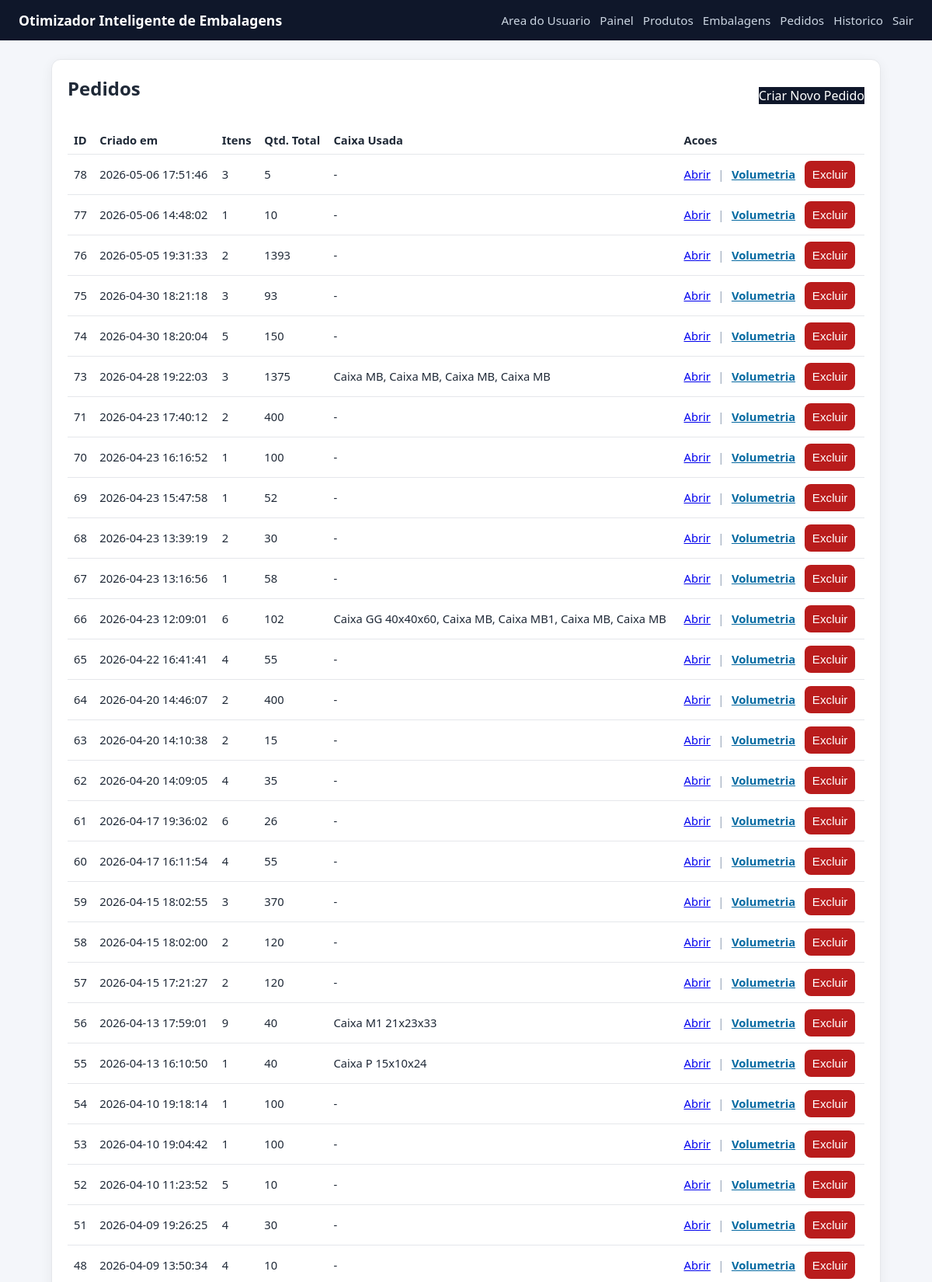
The page /orders (signed in, upper part) on the database its author committed.
### tables this page shows
CREATE TABLE orders (
                id INTEGER PRIMARY KEY AUTOINCREMENT,
                created_at TEXT NOT NULL DEFAULT CURRENT_TIMESTAMP
            );

### shipping_ai/app_volum.py (the view)
@app.route("/orders", methods=["GET"])
@admin_required
def orders():
    rows = list_orders(DB_PATH)
    return render_template("orders.html", orders=rows)

### shipping_ai/app_volum.py (called while the page is built)
def admin_required(view_func):
    @wraps(view_func)
    def _wrapped(*args, **kwargs):
        if not session.get("is_admin"):
            next_url = request.path
            return redirect(url_for("admin_login", next=next_url))
        return view_func(*args, **kwargs)
    return _wrapped

### shipping_ai/database.py (called while the page is built)
def get_connection(db_path):
    conn = sqlite3.connect(db_path)
    conn.row_factory = sqlite3.Row
    return conn

### shipping_ai/templates/orders.html
{% extends 'base.html' %}
{% block content %}
<section class="card">
    <div class="row-between">
        <h2>Pedidos</h2>
        <a class="btn" href="{{ url_for('order_new') }}">Criar Novo Pedido</a>
    </div>
    <table>
        <thead>
            <tr><th>ID</th><th>Criado em</th><th>Itens</th><th>Qtd. Total</th><th>Caixa Usada</th><th>Acoes</th></tr>
        </thead>
        <tbody>
        {% for o in orders %}
            <tr>
                <td>{{ o['id'] }}</td>
                <td>{{ o['created_at'] }}</td>
                <td>{{ o['line_count'] }}</td>
                <td>{{ o['total_units'] }}</td>
                <td>{{ o['used_box_name'] or '-' }}</td>
                <td>
                    <a href="{{ url_for('order_detail', id=o['id']) }}">Abrir</a>
                    <span style="margin: 0 0.35rem; color:#94a3b8;">|</span>
                    <a href="{{ url_for('order_volumetry', order_id=o['id']) }}" style="color:#0369a1; font-weight:600;">Volumetria</a>
                    <form method="post" action="{{ url_for('order_delete', order_id=o['id']) }}" style="display:inline; margin-left: 0.5rem;" onsubmit="return confirm('Tem certeza que deseja excluir este pedido?');">
                        <button type="submit" style="background:#b91c1c;">Excluir</button>
                    </form>
                </td>
            </tr>
        {% else %}
            <tr><td colspan="6">Nenhum pedido cadastrado.</td></tr>
        {% endfor %}
        </tbody>
    </table>
</section>
{% endblock %}

### shipping_ai/static/style.css (style rules this page uses)
* { box-sizing: border-box; }
body { margin: 0; font-family: Segoe UI, Tahoma, sans-serif; background: #f4f6fa; color: #1f2937; }
.card { background: #fff; border-radius: 12px; padding: 20px; border: 1px solid #e5e7eb; box-shadow: 0 4px 16px rgba(15, 23, 42, 0.06); margin-bottom: 18px; }
h2, h3 { margin-top: 0; }
input, select, button { padding: 9px 10px; border-radius: 8px; border: 1px solid #d1d5db; font-size: 0.95rem; }
button, .btn { background: #0f172a; color: #fff; border: 0; cursor: pointer; text-decoration: none; display: inline-block; }
table { width: 100%; border-collapse: collapse; margin-top: 12px; }
th, td { border-bottom: 1px solid #e5e7eb; text-align: left; padding: 8px; font-size: 0.92rem; }
.row-between { display: flex; justify-content: space-between; align-items: center; gap: 12px; flex-wrap: wrap; }

### rows shown on the page
orders: id "78", created_at "2026-05-06 17:51:46", line_count "3", total_units "5", o "-"
orders: id "77", created_at "2026-05-06 14:48:02", line_count "1", total_units "10", o "-"
orders: id "76", created_at "2026-05-05 19:31:33", line_count "2", total_units "1393", o "-"
orders: id "75", created_at "2026-04-30 18:21:18", line_count "3", total_units "93", o "-"
orders: id "74", created_at "2026-04-30 18:20:04", line_count "5", total_units "150", o "-"
orders: id "73", created_at "2026-04-28 19:22:03", line_count "3", total_units "1375", o "Caixa MB, Caixa MB, Caixa MB, Caixa MB"
orders: id "71", created_at "2026-04-23 17:40:12", line_count "2", total_units "400", o "-"
orders: id "70", created_at "2026-04-23 16:16:52", line_count "1", total_units "100", o "-"
orders: id "69", created_at "2026-04-23 15:47:58", line_count "1", total_units "52", o "-"
orders: id "68", created_at "2026-04-23 13:39:19", line_count "2", total_units "30", o "-"
orders: id "67", created_at "2026-04-23 13:16:56", line_count "1", total_units "58", o "-"
orders: id "66", created_at "2026-04-23 12:09:01", line_count "6", total_units "102", o "Caixa GG 40x40x60, Caixa MB, Caixa MB1, Caixa MB, Caixa MB"
orders: id "65", created_at "2026-04-22 16:41:41", line_count "4", total_units "55", o "-"
orders: id "64", created_at "2026-04-20 14:46:07", line_count "2", total_units "400", o "-"
orders: id "63", created_at "2026-04-20 14:10:38", line_count "2", total_units "15", o "-"
orders: id "62", created_at "2026-04-20 14:09:05", line_count "4", total_units "35", o "-"
orders: id "61", created_at "2026-04-17 19:36:02", line_count "6", total_units "26", o "-"
orders: id "60", created_at "2026-04-17 16:11:54", line_count "4", total_units "55", o "-"
orders: id "59", created_at "2026-04-15 18:02:55", line_count "3", total_units "370", o "-"
orders: id "58", created_at "2026-04-15 18:02:00", line_count "2", total_units "120", o "-"
orders: id "57", created_at "2026-04-15 17:21:27", line_count "2", total_units "120", o "-"
orders: id "56", created_at "2026-04-13 17:59:01", line_count "9", total_units "40", o "Caixa M1 21x23x33"
orders: id "55", created_at "2026-04-13 16:10:50", line_count "1", total_units "40", o "Caixa P 15x10x24"
orders: id "54", created_at "2026-04-10 19:18:14", line_count "1", total_units "100", o "-"
orders: id "53", created_at "2026-04-10 19:04:42", line_count "1", total_units "100", o "-"
orders: id "52", created_at "2026-04-10 11:23:52", line_count "5", total_units "10", o "-"
orders: id "51", created_at "2026-04-09 19:26:25", line_count "4", total_units "30", o "-"
orders: id "48", created_at "2026-04-09 13:50:34", line_count "4", total_units "10", o "-"
